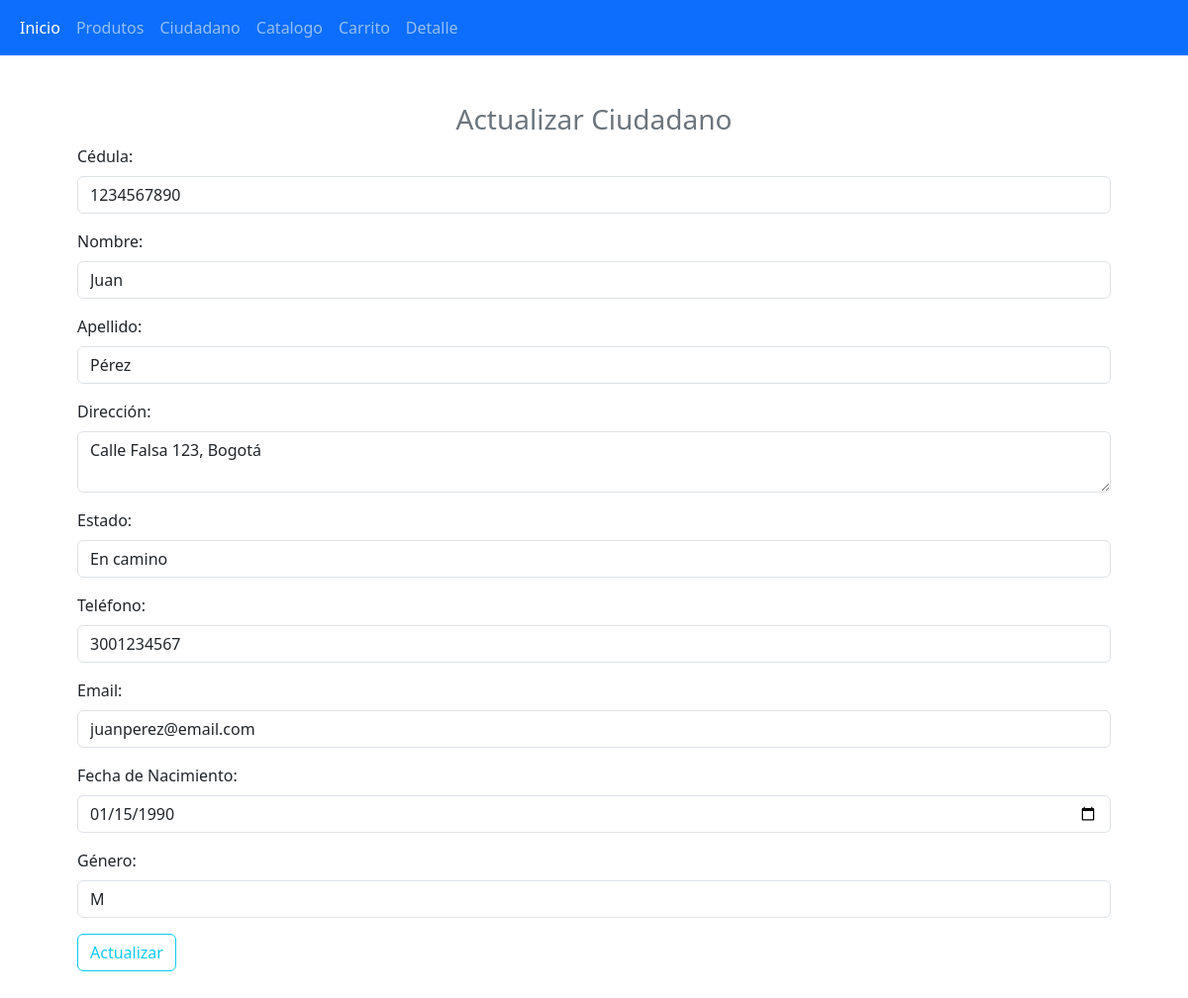
Page /actualizar/actualizarClientes.php?id=1 on the committed database.
### tables this page shows
CREATE TABLE `ciudadano` (
  `id` int(11) NOT NULL,
  `cedula` varchar(20) NOT NULL,
  `nombre` varchar(50) NOT NULL,
  `apellido` varchar(50) NOT NULL,
  `direccion` text DEFAULT NULL,
  `telefono` varchar(15) DEFAULT NULL,
  `email` varchar(100) DEFAULT NULL,
  `fechaNacimiento` date DEFAULT NULL,
  `genero` char(1) DEFAULT NULL,
  `estado` varchar(20) DEFAULT NULL
);

### actualizar/actualizarClientes.php (the view, shortened to what this page needs)
<?php
include "../navbar.php";
include "../conexion.php";
$id = $_GET['id'];
$sql = $conexion->prepare("SELECT cedula, nombre, apellido, direccion, estado, telefono, email, fechaNacimiento, genero FROM ciudadano WHERE id = ?");
$sql->bind_param("i", $id);
$sql->execute();
$resultado = $sql->get_result();
$ciudadano = $resultado->fetch_object();
?>
<!DOCTYPE html>
<html lang="es">
<head>
    <link href="https://cdn.jsdelivr.net/npm/bootstrap@5.3.3/dist/css/bootstrap.min.css" rel="stylesheet">
    </head>
<body>
<div class="container p-5">
    <h3 class="text-center text-secondary">Actualizar Ciudadano</h3>
    <form method="POST">
        <div class="mb-3">
            <label class="form-label">Cédula:</label>
            <input type="text" class="form-control" name="cedula" value="<?= $ciudadano->cedula ?>" required>
        </div>
        <div class="mb-3">
            <label class="form-label">Nombre:</label>
            <input type="text" class="form-control" name="nombre" value="<?= $ciudadano->nombre ?>" required>
        </div>
        <div class="mb-3">
            <label class="form-label">Apellido:</label>
            <input type="text" class="form-control" name="apellido" value="<?= $ciudadano->apellido ?>" required>
        </div>
        <div class="mb-3">
            <label class="form-label">Dirección:</label>
            <textarea class="form-control" name="direccion" required><?= $ciudadano->direccion ?></textarea>
        </div>
        <div class="mb-3">
            <label class="form-label">Estado:</label>
            <input type="text" class="form-control" name="estado" value="<?= $ciudadano->estado ?>" required>
        </div>
        <div class="mb-3">
            <label class="form-label">Teléfono:</label>
            <input type="text" class="form-control" name="telefono" value="<?= $ciudadano->telefono ?>" required>
        </div>
        <div class="mb-3">
            <label class="form-label">Email:</label>
            <input type="email" class="form-control" name="email" value="<?= $ciudadano->email ?>" required>
        </div>
        <div class="mb-3">
            <label class="form-label">Fecha de Nacimiento:</label>
            <input type="date" class="form-control" name="fechaNacimiento" value="<?= $ciudadano->fechaNacimiento ?>" required>
        </div>
        <div class="mb-3">
            <label class="form-label">Género:</label>
            <input type="text" class="form-control" name="genero" value="<?= $ciudadano->genero ?>" required>
        </div>
        <button type="submit" class="btn btn-outline-info" name="btnActualizar" value="ok">Actualizar</button>
    </form>
</div>
</body>
</html>

### rows in the picture
ciudadano: cedula "1234567890", nombre "Juan", apellido "Pérez", direccion "Calle Falsa 123, Bogotá", estado "En camino", telefono "3001234567", email "juanperez@email.com", fechaNacimiento "01/15/1990", genero "M"
